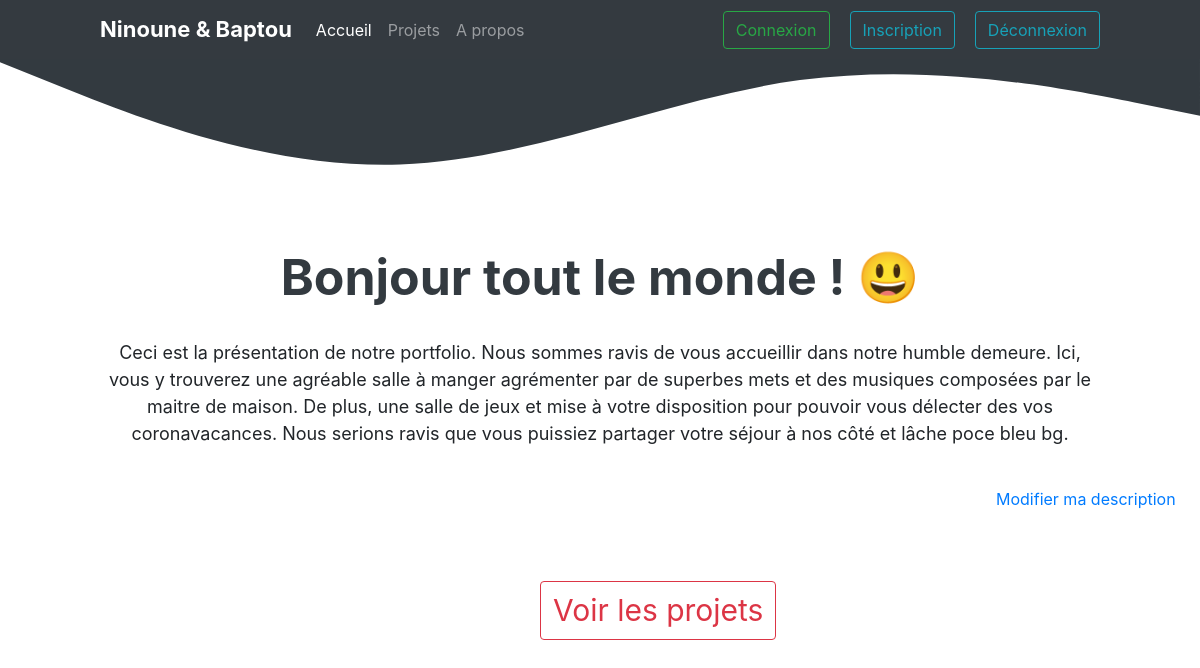
Before: / with the older database file.
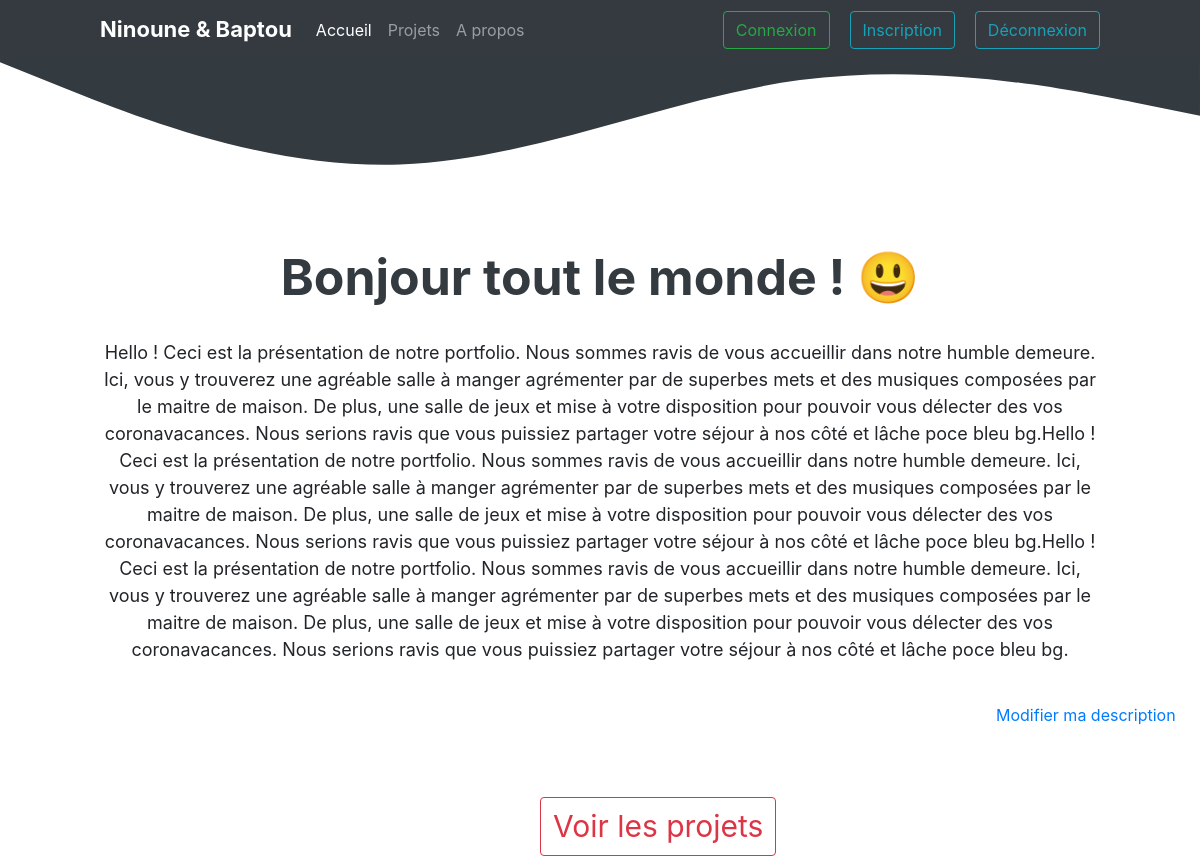
After: the same page with the newer database file.
### tables this page shows
CREATE TABLE `DESCRIPTION` (
  `id` int(11) NOT NULL,
  `pres` varchar(10000) NOT NULL
);

### PHP/code.php (called while the page is built, shortened)
<?php
	require('database.php');
	class Description{
		function get_description(){
			global $db;
			$request = "SELECT * FROM DESCRIPTION";
			$result = $db->query($request);
			$user = $result->fetch();
			return($user);
		}
	}
?>

### index.php (the view, shortened to what this page needs)
<!DOCTYPE html>
<?php
include_once("php/code.php");
$pres = new Description;
?>
<html>
<head>
	<link rel="stylesheet" href="https://stackpath.bootstrapcdn.com/bootstrap/4.4.1/css/bootstrap.min.css">
  <link rel="stylesheet" type="text/css" href="style.css">
</head>
<body>
				<nav class="modifnavbar navbar navbar-expand-lg navbar navbar-dark bg-dark">
  <a class="navbar-brand" style="font-weight: bold; font-size: 22px;" href="index.php">Ninoune & Baptou</a>
  <div class="collapse navbar-collapse" id="navbarSupportedContent">
    <ul class="navbar-nav mr-auto">
      <li class="nav-item active">
        <a class="nav-link" href="index.php">Accueil</a>
      </li>
      <li class="nav-item">
        <a class="nav-link" href="works.php">Projets</a>
      </li>
			<li class="nav-item">
        <a class="nav-link" href="#">A propos</a>
      </li>
    </ul>
    <form class="form-inline my-2 my-lg-0">
      <a href="login.php" class="btn btn-outline-success" role="button" aria-pressed="true">Connexion</a>
      <a href="inscription.php" class="btndeco btn btn-outline-info" role="button" aria-pressed="true">Inscription</a>
			<a href="disconnected.php" class="btndeco btn btn-outline-info" role="button" aria-pressed="true">Déconnexion</a>
    </form>
  </div>
</nav>
			<svg class="modifvague" xmlns="http://www.w3.org/2000/svg" viewBox="0 0 1440 250"><path fill="#333a40" fill-opacity="1" d="M0,64L80,96C160,128,320,192,480,186.7C640,181,800,107,960,85.3C1120,64,1280,96,1360,112L1440,128L1440,0L1360,0C1280,0,1120,0,960,0C800,0,640,0,480,0C320,0,160,0,80,0L0,0Z"></path></svg>
	<h1 class="homepage-titre1">Bonjour <?php if(isset($_SESSION["account"]["pseudo"]))
    {
        echo($_SESSION["account"]["pseudo"]);
				echo " 😃";
    }
    else
    {
        echo "tout le monde ! 😃";
    }
        ?></h1>
    <br>
  <p class="homepage-paragraphe1"> <?php
        $allpres = $pres->get_description();
        echo ("$allpres[1]");
    ?> </p>
    <br>
    <a class="homepage-modifdesc" href="edit_desc.php?id=<?php echo($allpres["id"])?>">Modifier ma description</a>
<a href="works.php" class="btn-voirprojet btn btn-outline-danger" role="button" aria-pressed="true">Voir les projets</a>
</body>
</html>

Changed rows visible on the page:
changed description: pres "Ceci est la présentation…" → "Hello ! Ceci est la présentation de notre portfolio. Nous sommes ravis de vous accueillir dans notre humble demeure. Ici, vous y trouverez une agréable salle à manger agrémenter par de superbes mets et des musiques composées par le maitre de maison. De plus, une salle de jeux et mise à votre disposition pour pouvoir vous délecter des vos coronavacances. Nous serions ravis que vous puissiez partager votre séjour à nos côté et lâche poce bleu bg.Hello ! Ceci est la présentation de notre portfolio. Nous sommes ravis de vous accueillir dans notre humble demeure. Ici, vous y trouverez une agréable salle à manger agrémenter par de superbes mets et des musiques composées par le maitre de maison.…"
